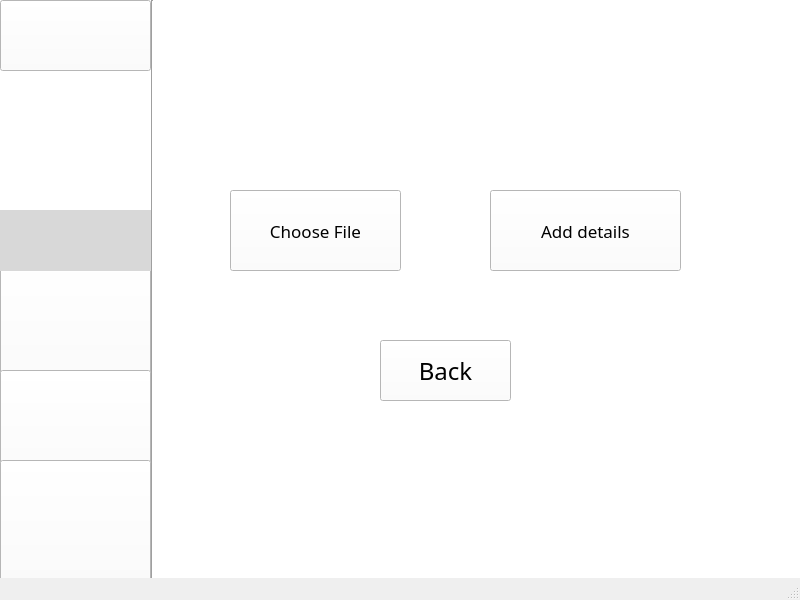
<?xml version="1.0" encoding="UTF-8"?>
<ui version="4.0">
 <class>MainWindow</class>
 <widget class="QMainWindow" name="MainWindow">
  <property name="geometry">
   <rect>
    <x>0</x>
    <y>0</y>
    <width>800</width>
    <height>600</height>
   </rect>
  </property>
  <property name="windowTitle">
   <string>MainWindow</string>
  </property>
  <widget class="QWidget" name="centralwidget">
   <widget class="QLabel" name="label_3">
    <property name="geometry">
     <rect>
      <x>0</x>
      <y>0</y>
      <width>801</width>
      <height>591</height>
     </rect>
    </property>
    <property name="font">
     <font>
      <pointsize>10</pointsize>
     </font>
    </property>
    <property name="styleSheet">
     <string notr="true">background-color: rgb(255, 255, 255);</string>
    </property>
    <property name="text">
     <string/>
    </property>
    <property name="pixmap">
     <pixmap>../bg.jpeg</pixmap>
    </property>
    <property name="scaledContents">
     <bool>true</bool>
    </property>
   </widget>
   <widget class="QPushButton" name="pushButton_8">
    <property name="geometry">
     <rect>
      <x>0</x>
      <y>140</y>
      <width>151</width>
      <height>81</height>
     </rect>
    </property>
    <property name="font">
     <font>
      <pointsize>11</pointsize>
     </font>
    </property>
    <property name="text">
     <string/>
    </property>
    <property name="icon">
     <iconset>
      <normaloff>../settings.jpeg</normaloff>../settings.jpeg</iconset>
    </property>
    <property name="iconSize">
     <size>
      <width>150</width>
      <height>78</height>
     </size>
    </property>
    <property name="autoDefault">
     <bool>true</bool>
    </property>
    <property name="default">
     <bool>true</bool>
    </property>
    <property name="flat">
     <bool>true</bool>
    </property>
   </widget>
   <widget class="QPushButton" name="pushButton_5">
    <property name="geometry">
     <rect>
      <x>0</x>
      <y>370</y>
      <width>151</width>
      <height>111</height>
     </rect>
    </property>
    <property name="font">
     <font>
      <family>Arial Rounded MT Bold</family>
      <pointsize>11</pointsize>
     </font>
    </property>
    <property name="styleSheet">
     <string notr="true">background-color: rgb(255, 255, 255);
background-color: rgb(255, 255, 255);</string>
    </property>
    <property name="text">
     <string/>
    </property>
    <property name="icon">
     <iconset>
      <normaloff>../WhatsApp Image 2020-05-10 at 8.41.26 PM.jpeg</normaloff>../WhatsApp Image 2020-05-10 at 8.41.26 PM.jpeg</iconset>
    </property>
    <property name="iconSize">
     <size>
      <width>200</width>
      <height>106</height>
     </size>
    </property>
   </widget>
   <widget class="QLabel" name="label_5">
    <property name="geometry">
     <rect>
      <x>0</x>
      <y>-1</y>
      <width>151</width>
      <height>581</height>
     </rect>
    </property>
    <property name="styleSheet">
     <string notr="true">background-color: rgb(255, 255, 255);</string>
    </property>
    <property name="text">
     <string/>
    </property>
   </widget>
   <widget class="QPushButton" name="pushButton_3">
    <property name="geometry">
     <rect>
      <x>0</x>
      <y>260</y>
      <width>151</width>
      <height>121</height>
     </rect>
    </property>
    <property name="font">
     <font>
      <family>Arial Rounded MT Bold</family>
      <pointsize>10</pointsize>
     </font>
    </property>
    <property name="styleSheet">
     <string notr="true">background-color: rgb(255, 255, 255);</string>
    </property>
    <property name="text">
     <string/>
    </property>
    <property name="icon">
     <iconset>
      <normaloff>../WhatsApp Image 2020-05-10 at 8.41.23 PM (1).jpeg</normaloff>../WhatsApp Image 2020-05-10 at 8.41.23 PM (1).jpeg</iconset>
    </property>
    <property name="iconSize">
     <size>
      <width>215</width>
      <height>106</height>
     </size>
    </property>
   </widget>
   <widget class="QPushButton" name="pushButton_6">
    <property name="geometry">
     <rect>
      <x>0</x>
      <y>460</y>
      <width>151</width>
      <height>121</height>
     </rect>
    </property>
    <property name="font">
     <font>
      <family>Arial Rounded MT Bold</family>
      <pointsize>11</pointsize>
     </font>
    </property>
    <property name="styleSheet">
     <string notr="true">background-color: rgb(255, 255, 255);</string>
    </property>
    <property name="text">
     <string/>
    </property>
    <property name="icon">
     <iconset>
      <normaloff>../cy.jpeg</normaloff>../cy.jpeg</iconset>
    </property>
    <property name="iconSize">
     <size>
      <width>220</width>
      <height>113</height>
     </size>
    </property>
   </widget>
   <widget class="Line" name="line">
    <property name="geometry">
     <rect>
      <x>132</x>
      <y>0</y>
      <width>41</width>
      <height>581</height>
     </rect>
    </property>
    <property name="orientation">
     <enum>Qt::Vertical</enum>
    </property>
   </widget>
   <widget class="QPushButton" name="pushButton">
    <property name="geometry">
     <rect>
      <x>0</x>
      <y>0</y>
      <width>151</width>
      <height>71</height>
     </rect>
    </property>
    <property name="styleSheet">
     <string notr="true">background-color: rgb(255, 255, 255);</string>
    </property>
    <property name="text">
     <string/>
    </property>
    <property name="icon">
     <iconset>
      <normaloff>../h.jpeg</normaloff>../h.jpeg</iconset>
    </property>
    <property name="iconSize">
     <size>
      <width>150</width>
      <height>78</height>
     </size>
    </property>
    <property name="autoDefault">
     <bool>true</bool>
    </property>
    <property name="default">
     <bool>false</bool>
    </property>
   </widget>
   <widget class="QLabel" name="label">
    <property name="geometry">
     <rect>
      <x>0</x>
      <y>210</y>
      <width>151</width>
      <height>61</height>
     </rect>
    </property>
    <property name="font">
     <font>
      <family>Arial Rounded MT Bold</family>
      <pointsize>12</pointsize>
     </font>
    </property>
    <property name="styleSheet">
     <string notr="true">background-color: rgb(216, 216, 216);</string>
    </property>
    <property name="pixmap">
     <pixmap>../WhatsApp Image 2020-05-10 at 8.41.24 PM (1).jpeg</pixmap>
    </property>
    <property name="scaledContents">
     <bool>true</bool>
    </property>
    <property name="wordWrap">
     <bool>true</bool>
    </property>
    <property name="openExternalLinks">
     <bool>true</bool>
    </property>
   </widget>
   <widget class="QPushButton" name="pushButton_2">
    <property name="geometry">
     <rect>
      <x>0</x>
      <y>70</y>
      <width>151</width>
      <height>71</height>
     </rect>
    </property>
    <property name="mouseTracking">
     <bool>false</bool>
    </property>
    <property name="styleSheet">
     <string notr="true">background-color: rgb(85, 170, 255);</string>
    </property>
    <property name="text">
     <string/>
    </property>
    <property name="icon">
     <iconset>
      <normaloff>../WhatsApp Image 2020-05-10 at 8.41.22 PM.jpeg</normaloff>../WhatsApp Image 2020-05-10 at 8.41.22 PM.jpeg</iconset>
    </property>
    <property name="iconSize">
     <size>
      <width>150</width>
      <height>78</height>
     </size>
    </property>
    <property name="checkable">
     <bool>false</bool>
    </property>
    <property name="autoDefault">
     <bool>true</bool>
    </property>
    <property name="default">
     <bool>true</bool>
    </property>
    <property name="flat">
     <bool>true</bool>
    </property>
   </widget>
   <widget class="QPushButton" name="pushButton_4">
    <property name="geometry">
     <rect>
      <x>230</x>
      <y>190</y>
      <width>171</width>
      <height>81</height>
     </rect>
    </property>
    <property name="font">
     <font>
      <family>Arial Rounded MT Bold</family>
      <pointsize>13</pointsize>
     </font>
    </property>
    <property name="styleSheet">
     <string notr="true">background-color: rgb(255, 255, 255);</string>
    </property>
    <property name="text">
     <string>Choose File</string>
    </property>
   </widget>
   <widget class="QPushButton" name="pushButton_7">
    <property name="geometry">
     <rect>
      <x>380</x>
      <y>340</y>
      <width>131</width>
      <height>61</height>
     </rect>
    </property>
    <property name="font">
     <font>
      <family>Arial Rounded MT Bold</family>
      <pointsize>18</pointsize>
     </font>
    </property>
    <property name="styleSheet">
     <string notr="true">background-color: rgb(255, 255, 255);</string>
    </property>
    <property name="text">
     <string>Back</string>
    </property>
   </widget>
   <widget class="QPushButton" name="pushButton_10">
    <property name="geometry">
     <rect>
      <x>490</x>
      <y>190</y>
      <width>191</width>
      <height>81</height>
     </rect>
    </property>
    <property name="font">
     <font>
      <family>Arial Rounded MT Bold</family>
      <pointsize>13</pointsize>
     </font>
    </property>
    <property name="styleSheet">
     <string notr="true">background-color: rgb(255, 255, 255);</string>
    </property>
    <property name="text">
     <string>Add details</string>
    </property>
   </widget>
   <zorder>label_3</zorder>
   <zorder>label_5</zorder>
   <zorder>pushButton_8</zorder>
   <zorder>pushButton_3</zorder>
   <zorder>line</zorder>
   <zorder>pushButton</zorder>
   <zorder>label</zorder>
   <zorder>pushButton_2</zorder>
   <zorder>pushButton_5</zorder>
   <zorder>pushButton_6</zorder>
   <zorder>pushButton_4</zorder>
   <zorder>pushButton_7</zorder>
   <zorder>pushButton_10</zorder>
  </widget>
  <widget class="QMenuBar" name="menubar">
   <property name="geometry">
    <rect>
     <x>0</x>
     <y>0</y>
     <width>800</width>
     <height>26</height>
    </rect>
   </property>
  </widget>
  <widget class="QStatusBar" name="statusbar"/>
 </widget>
 <resources/>
 <connections/>
</ui>
